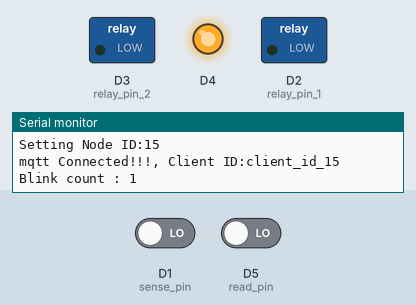
This sketch was run on a simulated ESP8266 (NodeMCU). Parts: switched loads named in the sketch (green lamp = pin HIGH), output pins drawn as LEDs (lit = HIGH), the last lines printed to the serial monitor. Dashed ring = blinking. The inputs (shaded band) are chosen by the test bench; at power-on: D1 (sense_pin) LOW, D5 (read_pin) LOW. WiFi joins after 1.5 s; servers stay silent unless stated; no MQTT or app messages arrive unless stated.

Above: at 2.7 s.
2.8 s: D1 (sense_pin) driven HIGH
At 3.4 s:
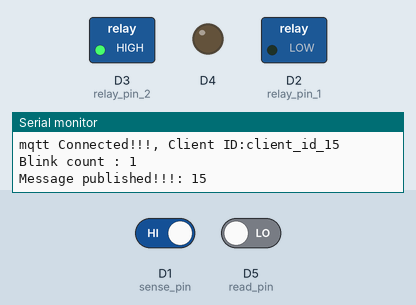
At 3.9 s:
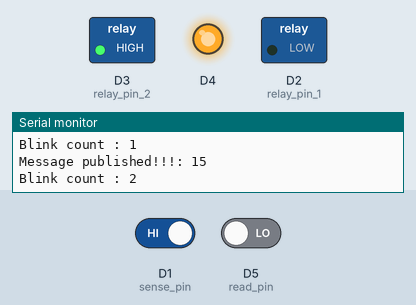
5.8 s: D1 (sense_pin) driven LOW
At 7.0 s:
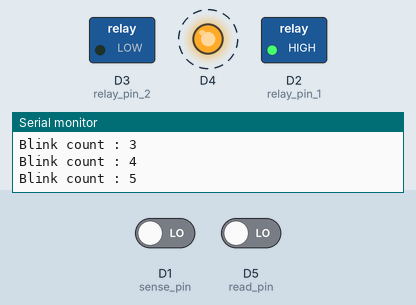
Timing chart, 0 to 14.8 s (numbered marks = the images above; inputs shaded):
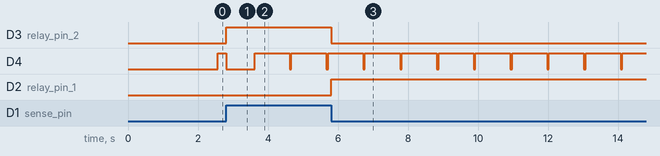

The sketch:

nodemcu_mqtt_nodeID_from_pin_high_timing.ino
```cpp
#include <ESP8266WiFi.h>
#include <PubSubClient.h>

#define read_pin D5
#define sense_pin D1
#define relay_pin_1 D2
#define relay_pin_2 D3


// Update these with values suitable for your network.

const char* ssid = "KabaniTech";
const char* password = "makerspace";
const char* mqtt_server = "abraham-pc";
String node_id = "null";
long tick_1 = 0, tick_2 = 0;
boolean relay_state = false, publish_flag = false;
int max_number_nodes = 16;

WiFiClient espClient;
PubSubClient client(espClient);

long lastMsg = 0;
char msg[4];
int node_grid_number = 0;
String msg_received = "";
boolean sensor_value_current = 0, sensor_value_prev = 0;
long max_wait_for_node_id;
int blink_delay = 50;

void setup() {
  pinMode(BUILTIN_LED, OUTPUT);     // Initialize the BUILTIN_LED pin as an output
  pinMode(sense_pin, INPUT);
  pinMode(read_pin, INPUT);
  pinMode(relay_pin_1, OUTPUT);
  pinMode(relay_pin_2, OUTPUT);
  Serial.begin(115200);
  max_wait_for_node_id = max_number_nodes*(1000+blink_delay);
  setup_wifi();
  client.setServer(mqtt_server, 1883);
  client.setCallback(callback);
}

void setup_wifi() {

  delay(10);
  // We start by connecting to a WiFi network
  Serial.println();
  Serial.print("Connecting to ");
  Serial.println(ssid);

  WiFi.begin(ssid, password);

  while (WiFi.status() != WL_CONNECTED) {
    delay(500);
    Serial.print(".");
  }

  Serial.println("");
  Serial.println("WiFi connected");
  Serial.println("IP address: ");
  Serial.println(WiFi.localIP());
  int node_id_count = -1;
  tick_1 = millis();
  tick_2 = millis();
  while (digitalRead(read_pin) && (node_id_count < max_number_nodes))
  {
    if (millis() - tick_1 > 1000)
    {
      digitalWrite(BUILTIN_LED, LOW);
      delay(blink_delay);
      digitalWrite(BUILTIN_LED, HIGH);
      Serial.println("Blink");
      if (digitalRead(read_pin))
      {
        node_id_count += 1;
        Serial.println("Read Pin: High " + (String)node_id_count);
      }
      tick_1 = millis();
    }
    if (millis() - tick_2 > max_wait_for_node_id)
    {
      break;
    }
  }
  if (node_id_count > -1)
    node_id = node_id_count;
  else
    node_id = (String)(max_number_nodes-1);
  Serial.println("Setting Node ID:" + (String)node_id);
}

void callback(char* topic, byte * payload, unsigned int length) {
  Serial.print("Message arrived [");
  Serial.print(topic);
  Serial.print("] ");
  if (topic == "relay")
  {
    for (int i = 0; i < length; i++) {
      msg_received = msg_received + (String)payload[i];
    }
    Serial.println(msg_received);

    // Switch on the LED if an 1 was received as first character
    if (msg_received == "1") {
      digitalWrite(BUILTIN_LED, LOW);   // Turn the LED on (Note that LOW is the voltage level
      // but actually the LED is on; this is because
      // it is acive low on the ESP-01)
    } else {
      digitalWrite(BUILTIN_LED, HIGH);  // Turn the LED off by making the voltage HIGH
    }
  }

}

void reconnect() {
  // Loop until we're reconnected
  while (!client.connected())
  {
    String temp = "client_id_" + (String)node_id;
    char client_id[20];
    temp.toCharArray(client_id, 20);

    if (client.connect("Test Node"))
    {
      Serial.println("mqtt Connected!!!, Client ID:" + (String)client_id);
    }
    else
    {
      Serial.print("failed, rc=");
      Serial.print(client.state());
      Serial.println(" try again in 5 seconds");
      // Wait 5 seconds before retrying
      delay(5000);
    }
  }
}
void loop()
{
  if (!client.connected())
  {
    reconnect();
  }
  client.loop();
  if (millis() - tick_1 > 1000)
  {
    digitalWrite(BUILTIN_LED, LOW);
    delay(blink_delay);
    digitalWrite(BUILTIN_LED, HIGH);
    Serial.println("Blink count : "+(String)(tick_1/1000));
    tick_1 = millis();
  }

  sensor_value_current = digitalRead(sense_pin);

  if ((sensor_value_prev ^ sensor_value_current))
  {
    digitalWrite(relay_pin_1, relay_state);
    digitalWrite(relay_pin_2, !relay_state);
    digitalWrite(BUILTIN_LED, relay_state);
    relay_state = !relay_state;
    if (sensor_value_current)
      publish_flag = true;
    sensor_value_prev = sensor_value_current;
  }

  if (publish_flag)
  {
    char message_char_array[10];
    node_id.toCharArray(message_char_array, 10);
    client.publish("outTopic", message_char_array);
    Serial.println("Message published!!!: " + (String)message_char_array);
    publish_flag = false;
  }
}
```

Measured:
- after the input at 2.8 s, D3 (relay_pin_2): LOW → HIGH at once
- after the input at 5.8 s, D3 (relay_pin_2): HIGH → LOW at once; D2 (relay_pin_1): LOW → HIGH at once
- by itself, D4: alternates HIGH for 1.0 s and LOW for 0.05 s
